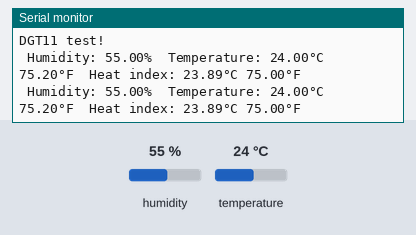
Recording of a sketch running on a simulated Arduino Uno, built with avr-gcc and run on an emulated ATmega328P. Parts: the last lines printed to the serial monitor. The test bench sets the inputs (shaded band); at power-on: humidity 55 %, temperature 24 °C.

Above: at 6.8 s.
6.9 s: humidity set to 22 %
At 12.6 s:
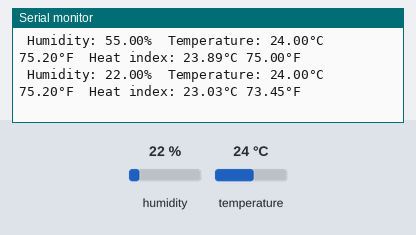
13.7 s: temperature set to 12 °C
At 18.7 s:
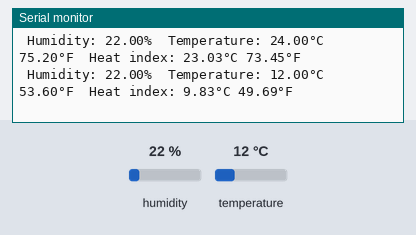
20.5 s: humidity set to 40 %
At 24.7 s:
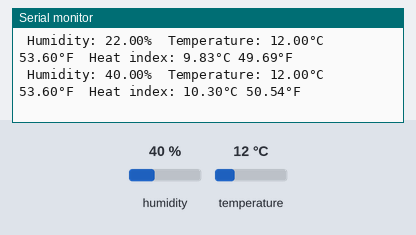
Timing chart, 0 to 26.2 s (numbered marks = the images above; inputs shaded):
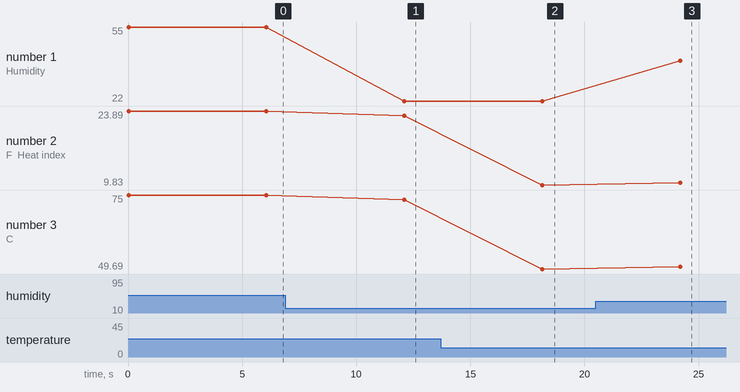

Measured:
- after the input at 6.9 s, the serial monitor: prints a new line after 5.2 s (image 1)
- after the input at 13.7 s, the serial monitor: prints a new line after 4.4 s (image 2)
- after the input at 20.5 s, the serial monitor: prints a new line after 3.7 s (image 3)
- plotted number 1: 55 → 22 after the input at 6.9 s, 22 → 40 after the input at 20.5 s
- plotted number 2: 23.89 → 23.03 after the input at 6.9 s, 23.03 → 9.83 after the input at 13.7 s, 9.83 → 10.3 after the input at 20.5 s
- plotted number 3: 75 → 73.45 after the input at 6.9 s, 73.45 → 49.69 after the input at 13.7 s, 49.69 → 50.54 after the input at 20.5 s

The sketch:

DHT_Sensor.ino
```cpp
#include "DHT.h"

#define DHTPIN 6
#define DHTTYPE DHT11

DHT dht(DHTPIN, DHTTYPE);


void setup() {
  // put your setup code here, to run once:
  Serial.begin(9600);
  Serial.println(F("DGT11 test!"));

  dht.begin();

}

void loop() {
  // put your main code here, to run repeatedly:

  float h = dht.readHumidity();
  float t = dht.readTemperature();
  float f = dht.readTemperature(true);

  if (isnan(h) || isnan(t) || isnan(f)) {
    Serial.println(F("Failed to read from DHT sensor!"));
    return;
  }

  float hif = dht.computeHeatIndex(f, h);
  float hic = dht.computeHeatIndex(t, h, false);

  Serial.print(F(" Humidity: "));
  Serial.print(h);
  Serial.print(F("%  Temperature: "));
  Serial.print(t);
  Serial.print(F("°C "));
  Serial.print(f);
  Serial.print(F("°F  Heat index: "));
  Serial.print(hic);
  Serial.print(F("°C "));
  Serial.print(hif);
  Serial.println(F("°F"));

  delay(6000);

}
```
